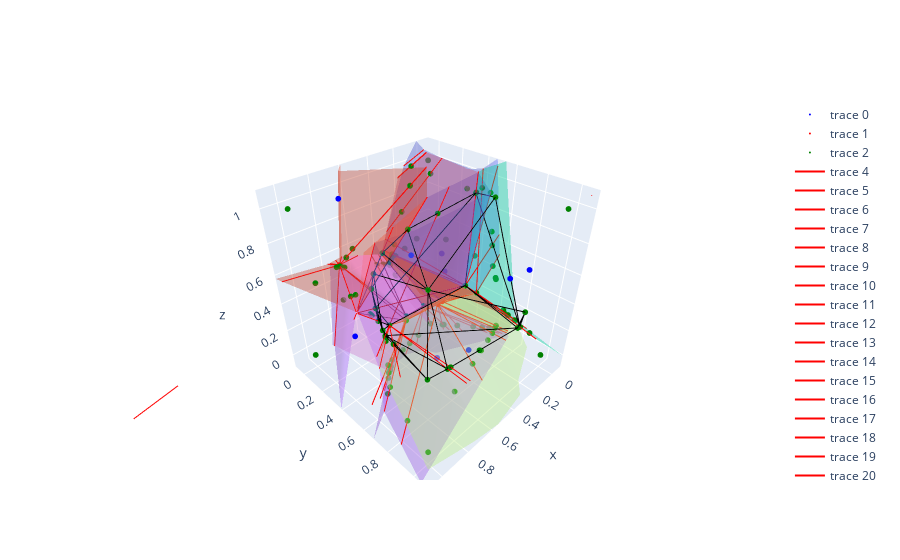

Source (notebook cell):
### Markdown cell above
Pour plot les différentes régions, l'erreur entre les 2 méthodes pour l'intersection apparait à partir de la dim 3 d'où les plots ci-dessous.
Modifier la function volume_voronoi_upgrade_numba_end pour avoir ces sorties : vor_extended, vertices_regions_inside = volume_voronoi_upgrade_numba_end(points, dim, tol=1e-3).
Selon la méthode que vous (dé)commenter vous obtiendrez des différences pour certains régions.
Là où il y a écrit :  # ! CRA ; spécifiez la région qui vous intéresse à analyser.

### Code cell
import numpy as np
import plotly.graph_objects as go
from scipy.spatial import ConvexHull
import plotly.io as pio

fig = go.Figure()

# Plot original points
fig.add_trace(go.Scatter3d(x=points[:, 0], y=points[:, 1], z=points[:, 2],
                           mode='markers', marker=dict(size=2, color='blue')))

fig.add_trace(go.Scatter3d(x=vor_extended.vertices[:, 0], y=vor_extended.vertices[:, 1], z=vor_extended.vertices[:, 2],
                           mode='markers', marker=dict(size=2, color='red')))

fig.add_trace(go.Scatter3d(x=np.vstack(vertices_regions_inside)[:, 0], y=np.vstack(vertices_regions_inside)[:, 1], z=np.vstack(vertices_regions_inside)[:, 2],
                           mode='markers', marker=dict(size=2, color='green')))


i=0
# for region in vertices_regions_inside[n1:n2]:
#     i+=1
#     region = np.array(region) 
#     try:
#         hull = ConvexHull(region)
#         region = np.vstack([region, region[0]])  # Ensure the polygon is closed
#         simplices = hull.simplices
#         fig.add_trace(go.Mesh3d(
#             x=region[:, 0], y=region[:, 1], z=region[:, 2],
#             i=simplices[:, 0], j=simplices[:, 1], k=simplices[:, 2],
#             color=f'rgba({i*100}, 100, {i%2 * 100}, 0.3)', opacity=0.4, showscale=False
#         ))

#     except:
#         continue

for region in vor_extended.regions:
    if not -1 in region and len(region) > 0:  # Ensure the region is not empty
        polygon = [vor_extended.vertices[i] for i in region]
        fig.add_trace(go.Mesh3d(
            x=np.array(polygon)[:, 0], y=np.array(polygon)[:, 1], z=np.array(polygon)[:, 2],
            opacity=0.4, showscale=False
        ))
        # display edige for this region
        hull = ConvexHull(polygon)
        for simplex in hull.simplices:
            triangle = np.vstack([polygon[simplex[0]], polygon[simplex[1]], polygon[simplex[2]], polygon[simplex[0]]])
            fig.add_trace(go.Scatter3d(
                x=triangle[:, 0], y=triangle[:, 1], z=triangle[:, 2],
                mode='lines', line=dict(color='red', width=2)
            ))



# Display the edges of another polytope
polytope = vertices_regions_inside[1] # ! CRA
hull_polytope = ConvexHull(polytope)

# Extract the vertices that form the edges
edges = hull_polytope.simplices
for edge in edges:
    fig.add_trace(go.Scatter3d(
        x=polytope[edge, 0], y=polytope[edge, 1], z=polytope[edge, 2],
        mode='lines', line=dict(color='black', width=2)
    ))

# Layout settings
fig.update_layout(scene=dict(
    xaxis=dict(nticks=10, range=[-.1, 1.1]),
    yaxis=dict(nticks=10, range=[-.1, 1.1]),
    zaxis=dict(nticks=10, range=[-.1, 1.1]),
    aspectratio=dict(x=1, y=1, z=1)
))

pio.show(fig)
